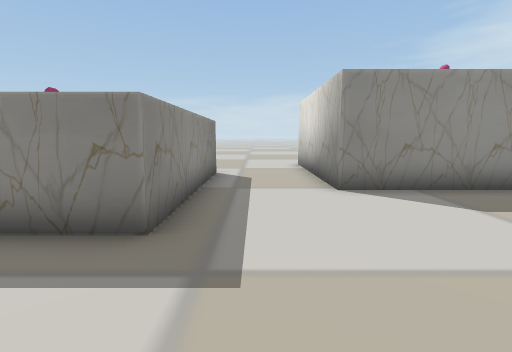
[1] (above)

16 first-person views from a walk through a Unity game level. The camera is 1.2 m above the floor, tilts 8° down and sees 85° across. The floor is counted in squares, 1 m on a side. Each view is taken from the middle of a square. On the plan, view 1 faces up. The plan holds only what a view shows up to about 13 squares ahead; the rest is blank. The place goes on beyond the plan. The player is left out.

[2]
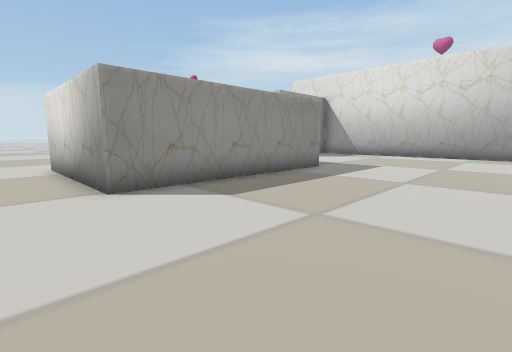

[3]
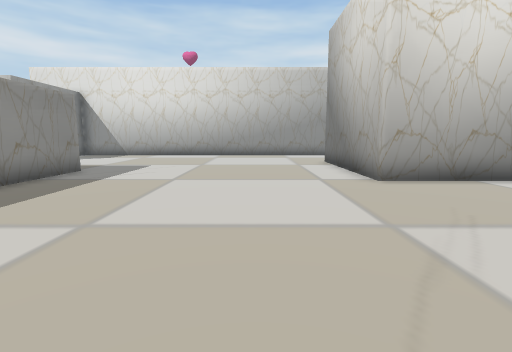

[4]
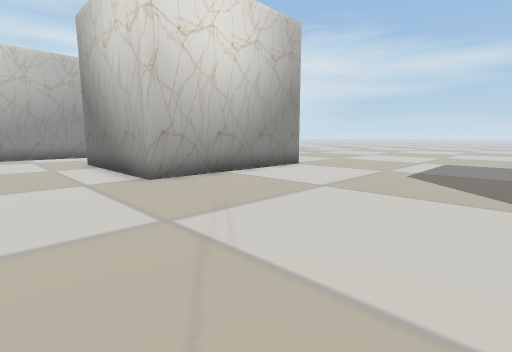

[5]
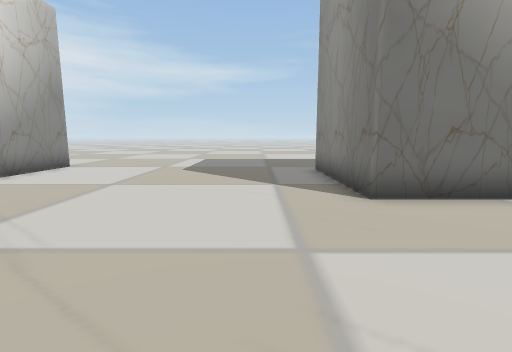

[6]
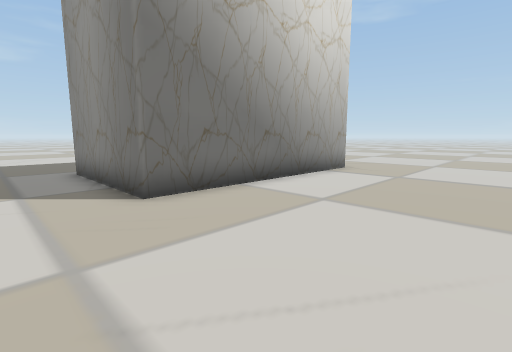

[7]
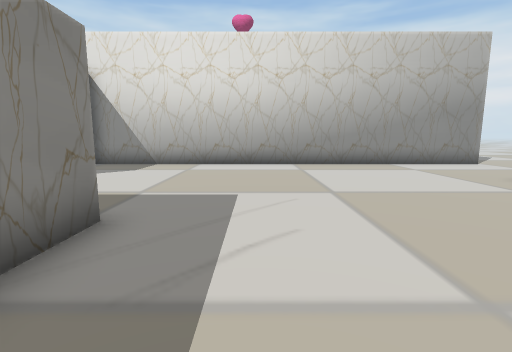

[8]
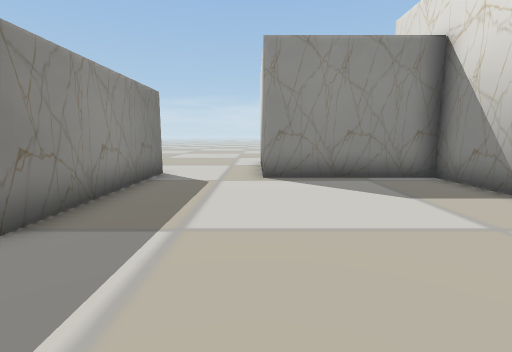

[9]
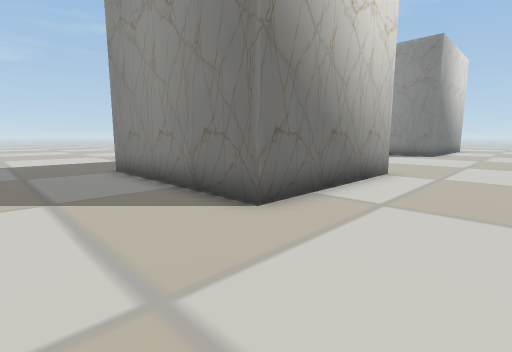

[10]
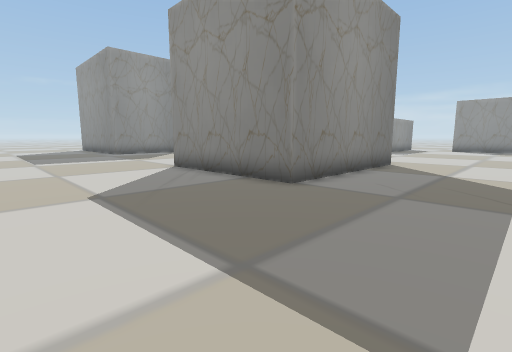

[11]
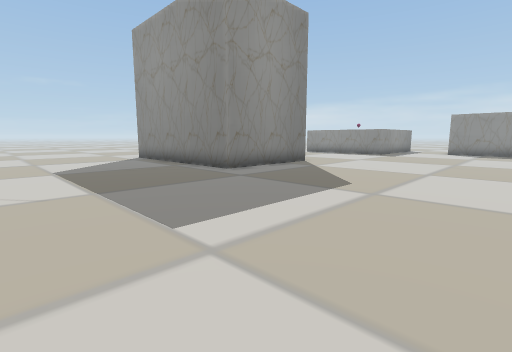

[12]
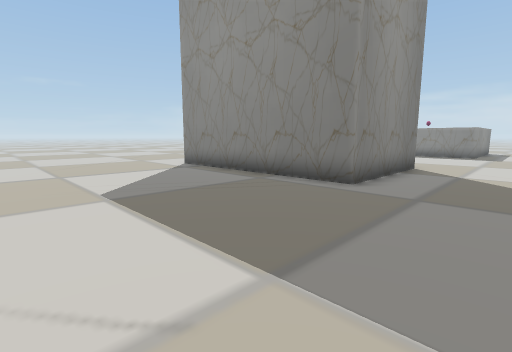

[13]
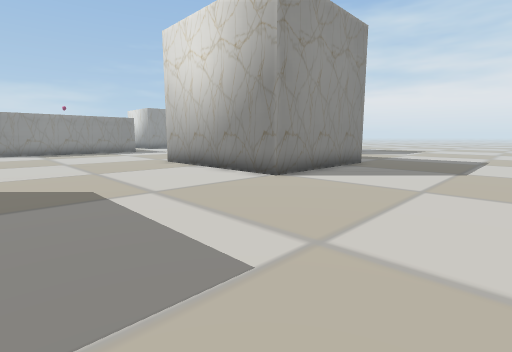

[14]
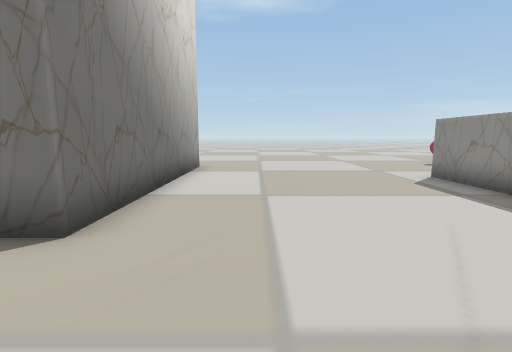

[15]
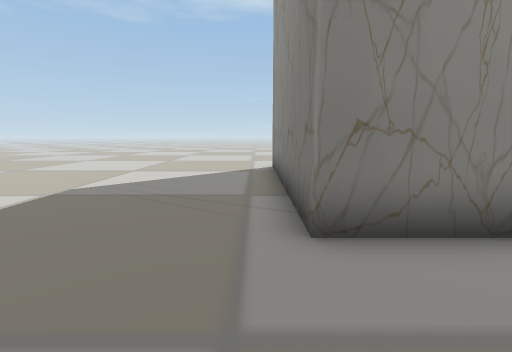

[16]
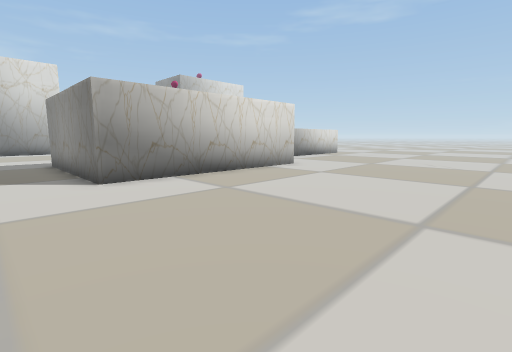

### Floor plan
Points are (right, up) in squares from view 1. A wall is a line through its corners. A room is listed if a view was taken in it or the views show most of it. See-through windows are left out.
Room 1 (views 1, 2, 3, 4, 5, 6, 7, 8, 9, 10, 11, 12, 13, 14, 15)
walls: (7.6, -3.3) (13.6, -3.3) (13.6, -10.3) (7.6, -10.3) (7.6, -3.3); (-1.3, 5.5) (-1.3, 3.3) (-3.1, 3.3); (-4.6, 3.3) (-7.4, 3.3); (18.3, -5.9) (18.3, 11.2) (13.2, 11.2); (-10.4, -4.3) (-2.2, -4.3) (-2.2, -9.3) (-10.2, -9.3); (9.9, 12.3) (9.9, 6.2) (1.9, 6.2)
ways out: opening at (-9, 2) to room 2; opening at (0, 5) to room 2; opening at (11.5, 11) to room 2
Room 2 (view 16)
walls: (-1.3, 9.4) (-1.3, 5.5); (1.9, 6.2) (1.9, 12.3) (9.9, 12.3); (13.2, 11.2) (13.2, 12.8)
ways out: opening at (-9, 2) to room 1; opening at (0, 5) to room 1; opening at (11.5, 11) to room 1

Positions as (right, up) in squares from view 1, and headings:
1: (0, 0), facing up
2: (0, 0), facing up-right
3: (0, 0), facing right
4: (0, 0), facing down-right
5: (0, 1), facing down
6: (0, 1), facing down-left
7: (6, 4), facing right
8: (13, 3), facing up
9: (17, 0), facing down-left
10: (18, -16), facing up-left
11: (6, -16), facing up-left
12: (1, -16), facing up-left
13: (1, -16), facing up-right
14: (1, -2), facing left
15: (1, -10), facing left
16: (12, 20), facing down-left
